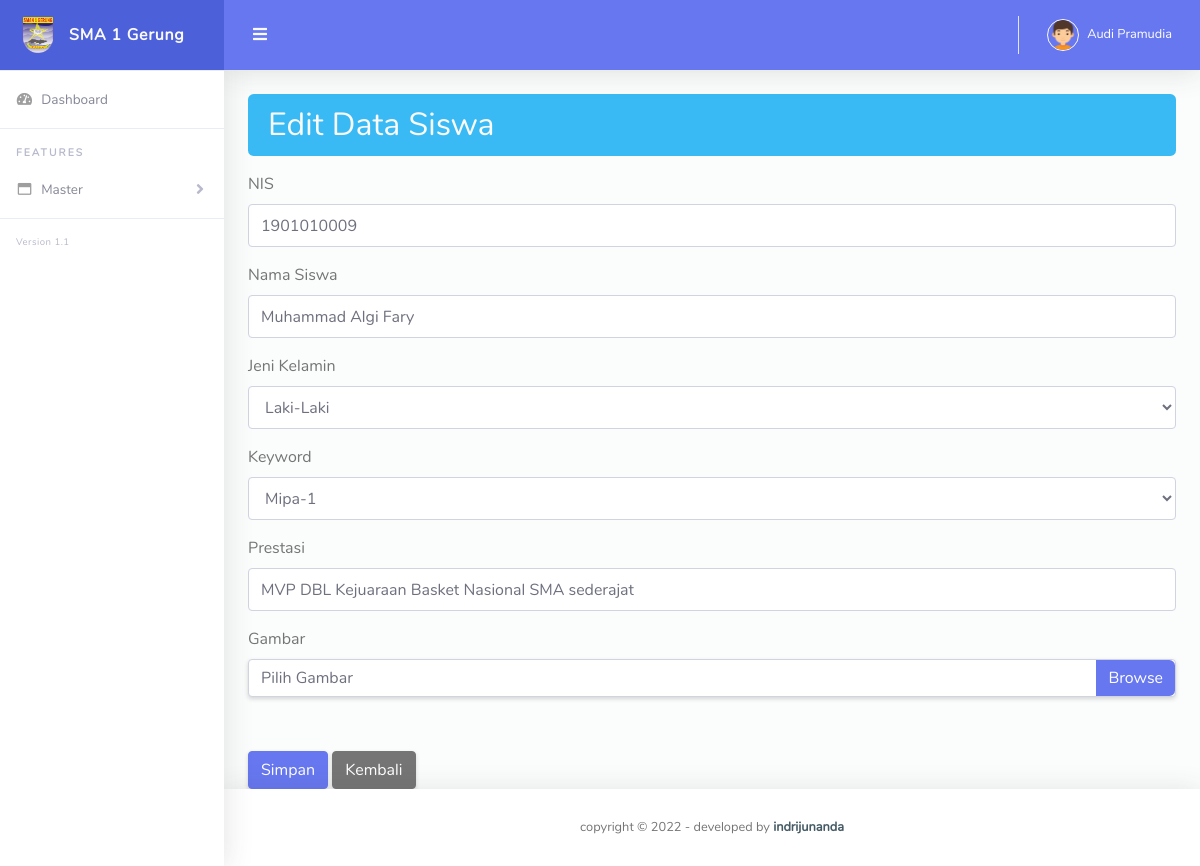
Screenshot of /admin/edit.php?id_siswa=12 with the database file from the repository.
### tables this page shows
CREATE TABLE `siswa` (
  `id_siswa` int(11) NOT NULL,
  `nis` varchar(50) NOT NULL,
  `nama_siswa` varchar(50) NOT NULL,
  `jk` varchar(50) NOT NULL,
  `kelas` varchar(50) NOT NULL,
  `prestasi` varchar(225) NOT NULL,
  `gambar` text NOT NULL
);

### admin/edit.php (the view, shortened to what this page needs)
<!DOCTYPE html>
<html lang="en">
<head>
    <?php
    include 'head.php';
    ?>
</head>
<body id="page-top">
  <div id="wrapper">
    <?php
    include 'sider.php';
    ?>
    <div id="content-wrapper" class="d-flex flex-column">
      <div id="content">
        <?php
    include 'navbar.php';
    ?>
        <div class="container-fluid" id="container-wrapper">
          <h2 class="alert alert-info">Edit Data Siswa</h2>
<?php
require 'database.php';
if (isset($_GET['id_siswa'])){
    $id_siswa=$_GET['id_siswa'];
    $query="SELECT * FROM siswa WHERE id_siswa=$id_siswa";
    $sql=mysqli_query($koneksi,$query);
    $data=mysqli_fetch_object($sql);
}
?>
<form action="prosesEdit.php" method="post">
    <div class="mb-3">
        <label>NIS</label>
        <input required type="text" name="txtnis" class="form-control" value="<?= $data->nis; ?>">
    </div>
    <div class="mb-3">
        <label>Nama Siswa</label>
        <input type="text" name="txtnama_siswa" class="form-control" value="<?=$data->nama_siswa;?>">
    </div>
    <div class="mb-3">
        <label>Jeni Kelamin</label>
        <select name="txtjk" class="form-control">
            <option value="Laki-Laki">Laki-Laki</option>
        </select>
    </div>
    <div class="mb-3">
        <label>Keyword</label>
        <select name="txtkelas"  class="form-control">
            <option value="Mipa-1">Mipa-1</option>
        </select>
    </div>
    <div class="mb-3">
        <label>Prestasi</label>
        <input required type="text" name="txtprestasi" class="form-control" value="<?=$data->prestasi;?>">
    </div>
    <div class="form-group">
                            <label for="exampleInputFile">Gambar</label>
                            <div class="input-group">
                                <div c lass="custom-file">
                                    <label class="custom-file-label" id="gambar" for="exampleInputFile">Pilih Gambar</label>
                                </div>
                            </div>
                        </div>
    <input type="submit" name="simpan" value="Simpan" class="btn btn-primary">
    <a href="siswa.php" class="btn btn-secondary">Kembali</a>
</form>
        </div>
      </div>
      <?php
    include 'footer.php';
    ?>
    </div>
  </div>
</body>
</html>

### rows the page displays
siswa: txtnis "1901010009", txtnama_siswa "Muhammad Algi Fary", txtprestasi "MVP DBL Kejuaraan Basket Nasional SMA sederajat"
